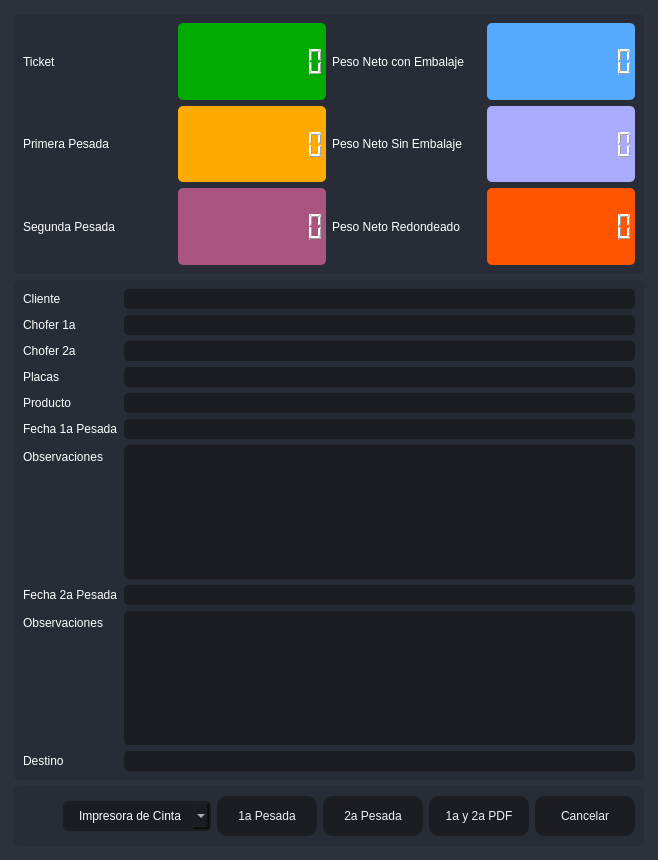
       <widget class="QFrame" name="frame_center">
        <property name="sizePolicy">
         <sizepolicy hsizetype="Expanding" vsizetype="Expanding">
          <horstretch>0</horstretch>
          <verstretch>0</verstretch>
         </sizepolicy>
        </property>
        <property name="styleSheet">
         <string notr="true">background-color: rgb(40, 44, 52);</string>
        </property>
        <property name="frameShape">
         <enum>QFrame::NoFrame</enum>
        </property>
        <property name="frameShadow">
         <enum>QFrame::Raised</enum>
        </property>
        <layout class="QHBoxLayout" name="horizontalLayout_2">
         <property name="spacing">
          <number>0</number>
         </property>
         <property name="leftMargin">
          <number>0</number>
         </property>
         <property name="topMargin">
          <number>0</number>
         </property>
         <property name="rightMargin">
          <number>0</number>
         </property>
         <property name="bottomMargin">
          <number>0</number>
         </property>
         <item>
          <widget class="QFrame" name="frame_content_right">
           <property name="styleSheet">
            <string notr="true">background-color: rgb(44, 49, 60);</string>
           </property>
           <property name="frameShape">
            <enum>QFrame::NoFrame</enum>
           </property>
           <property name="frameShadow">
            <enum>QFrame::Raised</enum>
           </property>
           <layout class="QVBoxLayout" name="verticalLayout_4">
            <property name="spacing">
             <number>0</number>
            </property>
            <property name="leftMargin">
             <number>0</number>
            </property>
            <property name="topMargin">
             <number>0</number>
            </property>
            <property name="rightMargin">
             <number>0</number>
            </property>
            <property name="bottomMargin">
             <number>0</number>
            </property>
            <item>
             <widget class="QFrame" name="frame_content">
              <property name="frameShape">
               <enum>QFrame::NoFrame</enum>
              </property>
              <property name="frameShadow">
               <enum>QFrame::Raised</enum>
              </property>
              <layout class="QVBoxLayout" name="verticalLayout_9">
               <property name="spacing">
                <number>0</number>
               </property>
               <property name="leftMargin">
                <number>5</number>
               </property>
               <property name="topMargin">
                <number>5</number>
               </property>
               <property name="rightMargin">
                <number>5</number>
               </property>
               <property name="bottomMargin">
                <number>5</number>
               </property>
               <item>
                <widget class="QStackedWidget" name="stackedWidget">
                 <property name="styleSheet">
                  <string notr="true">background: transparent;</string>
                 </property>
                 <property name="currentIndex">
                  <number>0</number>
                 </property>
                 <widget class="QWidget" name="page_home">
                  <layout class="QVBoxLayout" name="verticalLayout_10">
                   <item>
                    <widget class="QFrame" name="frame">
                     <property name="minimumSize">
                      <size>
                       <width>0</width>
                       <height>260</height>
                      </size>
                     </property>
                     <property name="maximumSize">
                      <size>
                       <width>16777215</width>
                       <height>260</height>
                      </size>
                     </property>
                     <property name="styleSheet">
                      <string notr="true">background-color: rgb(39, 44, 54);
border-radius: 5px;</string>
                     </property>
                     <property name="frameShape">
                      <enum>QFrame::StyledPanel</enum>
                     </property>
                     <property name="frameShadow">
                      <enum>QFrame::Raised</enum>
                     </property>
                     <layout class="QHBoxLayout" name="horizontalLayout_6">
                      <item>
                       <layout class="QGridLayout" name="gridLayout_2">
                        <item row="1" column="2">
                         <widget class="QLabel" name="label_5">
                          <property name="styleSheet">
                           <string notr="true">color: rgb(255, 255, 255);
font: 75 12pt &quot;MS Shell Dlg 2&quot;;</string>
                          </property>
                          <property name="text">
                           <string>Peso Neto Sin Embalaje</string>
                          </property>
                         </widget>
                        </item>
                        <item row="1" column="1">
                         <widget class="QLCDNumber" name="lcdNumber_3">
                          <property name="styleSheet">
                           <string notr="true">color: rgb(255, 255, 255);
background-color: rgb(255, 170, 0);</string>
                          </property>
                          <property name="digitCount">
                           <number>10</number>
                          </property>
                         </widget>
                        </item>
                        <item row="1" column="3">
                         <widget class="QLCDNumber" name="lcdNumber_4">
                          <property name="styleSheet">
                           <string notr="true">color: rgb(255, 255, 255);
background-color: rgb(170, 170, 255);</string>
                          </property>
                          <property name="digitCount">
                           <number>10</number>
                          </property>
                         </widget>
                        </item>
                        <item row="0" column="3">
                         <widget class="QLCDNumber" name="lcdNumber_1">
                          <property name="styleSheet">
                           <string notr="true">color: rgb(255, 255, 255);
background-color: rgb(85, 170, 255);</string>
                          </property>
                          <property name="digitCount">
                           <number>10</number>
                          </property>
                         </widget>
                        </item>
                        <item row="2" column="3">
                         <widget class="QLCDNumber" name="lcdNumber_6">
                          <property name="styleSheet">
                           <string notr="true">color: rgb(255, 255, 255);
background-color: rgb(255, 85, 0);</string>
                          </property>
                          <property name="digitCount">
                           <number>10</number>
                          </property>
                         </widget>
                        </item>
                        <item row="0" column="0">
                         <widget class="QLabel" name="label_2">
                          <property name="styleSheet">
                           <string notr="true">color: rgb(255, 255, 255);
font: 75 12pt &quot;MS Shell Dlg 2&quot;;</string>
                          </property>
                          <property name="text">
                           <string>Ticket</string>
                          </property>
                         </widget>
                        </item>
                        <item row="1" column="0">
                         <widget class="QLabel" name="label_4">
                          <property name="styleSheet">
                           <string notr="true">color: rgb(255, 255, 255);
font: 75 12pt &quot;MS Shell Dlg 2&quot;;</string>
                          </property>
                          <property name="text">
                           <string>Primera Pesada</string>
                          </property>
                         </widget>
                        </item>
                        <item row="0" column="1">
                         <widget class="QLCDNumber" name="lcdNumber_9">
                          <property name="styleSheet">
                           <string notr="true">color: rgb(255, 255, 255);
background-color: rgb(0, 170, 0);</string>
                          </property>
                          <property name="digitCount">
                           <number>10</number>
                          </property>
                         </widget>
                        </item>
                        <item row="2" column="0">
                         <widget class="QLabel" name="label_6">
                          <property name="styleSheet">
                           <string notr="true">color: rgb(255, 255, 255);
font: 75 12pt &quot;MS Shell Dlg 2&quot;;</string>
                          </property>
                          <property name="text">
                           <string>Segunda Pesada</string>
                          </property>
                         </widget>
                        </item>
                        <item row="0" column="2">
                         <widget class="QLabel" name="label_3">
                          <property name="styleSheet">
                           <string notr="true">color: rgb(255, 255, 255);
font: 75 12pt &quot;MS Shell Dlg 2&quot;;</string>
                          </property>
                          <property name="text">
                           <string>Peso Neto con Embalaje</string>
                          </property>
                         </widget>
                        </item>
                        <item row="2" column="2">
                         <widget class="QLabel" name="label_7">
                          <property name="styleSheet">
                           <string notr="true">color: rgb(255, 255, 255);
font: 75 12pt &quot;MS Shell Dlg 2&quot;;</string>
                          </property>
                          <property name="text">
                           <string>Peso Neto Redondeado</string>
                          </property>
                         </widget>
                        </item>
                        <item row="2" column="1">
                         <widget class="QLCDNumber" name="lcdNumber_7">
                          <property name="styleSheet">
                           <string notr="true">color: rgb(255, 255, 255);
background-color: rgb(170, 85, 127);</string>
                          </property>
                          <property name="digitCount">
                           <number>10</number>
                          </property>
                         </widget>
                        </item>
                       </layout>
                      </item>
                     </layout>
                    </widget>
                   </item>
                   <item>
                    <widget class="QFrame" name="frame_3">
                     <property name="minimumSize">
                      <size>
                       <width>0</width>
                       <height>160</height>
                      </size>
                     </property>
                     <property name="maximumSize">
                      <size>
                       <width>16777215</width>
                       <height>500</height>
                      </size>
                     </property>
                     <property name="styleSheet">
                      <string notr="true">background-color: rgb(39, 44, 54);
border-radius: 5px;</string>
                     </property>
                     <property name="frameShape">
                      <enum>QFrame::StyledPanel</enum>
                     </property>
                     <property name="frameShadow">
                      <enum>QFrame::Raised</enum>
                     </property>
                     <layout class="QVBoxLayout" name="verticalLayout_5">
                      <item>
                       <layout class="QFormLayout" name="formLayout">
                        <item row="0" column="0">
                         <widget class="QLabel" name="label_8">
                          <property name="styleSheet">
                           <string notr="true">color: rgb(255, 255, 255);
font: 75 12pt &quot;MS Shell Dlg 2&quot;;</string>
                          </property>
                          <property name="text">
                           <string>Cliente</string>
                          </property>
                         </widget>
                        </item>
                        <item row="0" column="1">
                         <widget class="QLineEdit" name="Cliente">
                          <property name="styleSheet">
                           <string notr="true">QLineEdit {
	background-color: rgb(27, 29, 35);
	border-radius: 5px;
	border: 2px solid rgb(27, 29, 35);
	padding-left: 10px;
	font: 75 12pt &quot;MS Shell Dlg 2&quot;;
	color: rgb(255, 255, 255);
}
QLineEdit:hover {
	border: 2px solid rgb(64, 71, 88);
}
QLineEdit:focus {
	border: 2px solid rgb(91, 101, 124);
}</string>
                          </property>
                          <property name="readOnly">
                           <bool>true</bool>
                          </property>
                         </widget>
                        </item>
                        <item row="1" column="0">
                         <widget class="QLabel" name="label_9">
                          <property name="styleSheet">
                           <string notr="true">color: rgb(255, 255, 255);
font: 75 12pt &quot;MS Shell Dlg 2&quot;;</string>
                          </property>
                          <property name="text">
                           <string>Chofer 1a</string>
                          </property>
                         </widget>
                        </item>
                        <item row="1" column="1">
                         <widget class="QLineEdit" name="Operador">
                          <property name="styleSheet">
                           <string notr="true">QLineEdit {
	background-color: rgb(27, 29, 35);
	border-radius: 5px;
	border: 2px solid rgb(27, 29, 35);
	padding-left: 10px;
	font: 75 12pt &quot;MS Shell Dlg 2&quot;;
	color: rgb(255, 255, 255);
}
QLineEdit:hover {
	border: 2px solid rgb(64, 71, 88);
}
QLineEdit:focus {
	border: 2px solid rgb(91, 101, 124);
}</string>
                          </property>
                          <property name="readOnly">
                           <bool>true</bool>
                          </property>
                         </widget>
                        </item>
                        <item row="3" column="0">
                         <widget class="QLabel" name="label_10">
                          <property name="styleSheet">
                           <string notr="true">color: rgb(255, 255, 255);
font: 75 12pt &quot;MS Shell Dlg 2&quot;;</string>
                          </property>
                          <property name="text">
                           <string>Placas</string>
                          </property>
                         </widget>
                        </item>
                        <item row="3" column="1">
                         <widget class="QLineEdit" name="Placas">
                          <property name="styleSheet">
                           <string notr="true">QLineEdit {
	background-color: rgb(27, 29, 35);
	border-radius: 5px;
	border: 2px solid rgb(27, 29, 35);
	padding-left: 10px;
	font: 75 12pt &quot;MS Shell Dlg 2&quot;;
	color: rgb(255, 255, 255);
}
QLineEdit:hover {
	border: 2px solid rgb(64, 71, 88);
}
QLineEdit:focus {
	border: 2px solid rgb(91, 101, 124);
}</string>
                          </property>
                          <property name="readOnly">
                           <bool>true</bool>
                          </property>
                         </widget>
                        </item>
                        <item row="4" column="0">
                         <widget class="QLabel" name="label_11">
                          <property name="styleSheet">
                           <string notr="true">color: rgb(255, 255, 255);
font: 75 12pt &quot;MS Shell Dlg 2&quot;;</string>
                          </property>
                          <property name="text">
                           <string>Producto</string>
                          </property>
                         </widget>
                        </item>
                        <item row="4" column="1">
                         <widget class="QLineEdit" name="Producto">
                          <property name="styleSheet">
                           <string notr="true">QLineEdit {
	background-color: rgb(27, 29, 35);
	border-radius: 5px;
	border: 2px solid rgb(27, 29, 35);
	padding-left: 10px;
	font: 75 12pt &quot;MS Shell Dlg 2&quot;;
	color: rgb(255, 255, 255);
}
QLineEdit:hover {
	border: 2px solid rgb(64, 71, 88);
}
QLineEdit:focus {
	border: 2px solid rgb(91, 101, 124);
}</string>
                          </property>
                          <property name="readOnly">
                           <bool>true</bool>
                          </property>
                         </widget>
                        </item>
                        <item row="5" column="0">
                         <widget class="QLabel" name="label_12">
                          <property name="styleSheet">
                           <string notr="true">color: rgb(255, 255, 255);
font: 75 12pt &quot;MS Shell Dlg 2&quot;;</string>
                          </property>
                          <property name="text">
                           <string>Fecha 1a Pesada</string>
                          </property>
                         </widget>
                        </item>
                        <item row="5" column="1">
                         <widget class="QLineEdit" name="EFecha">
                          <property name="styleSheet">
                           <string notr="true">QLineEdit {
	background-color: rgb(27, 29, 35);
	border-radius: 5px;
	border: 2px solid rgb(27, 29, 35);
	padding-left: 10px;
	font: 75 12pt &quot;MS Shell Dlg 2&quot;;
	color: rgb(255, 255, 255);
}
QLineEdit:hover {
	border: 2px solid rgb(64, 71, 88);
}
QLineEdit:focus {
	border: 2px solid rgb(91, 101, 124);
}</string>
                          </property>
                          <property name="readOnly">
                           <bool>true</bool>
                          </property>
                         </widget>
                        </item>
                        <item row="6" column="0">
                         <widget class="QLabel" name="label_13">
                          <property name="styleSheet">
                           <string notr="true">color: rgb(255, 255, 255);
font: 75 12pt &quot;MS Shell Dlg 2&quot;;</string>
                          </property>
                          <property name="text">
                           <string>Observaciones</string>
                          </property>
                         </widget>
                        </item>
                        <item row="6" column="1">
                         <widget class="QPlainTextEdit" name="ObservacionesCompra">
                          <property name="styleSheet">
                           <string notr="true">QPlainTextEdit {
	background-color: rgb(27, 29, 35);
	border-radius: 5px;
	padding: 10px;
    color: rgb(255, 255, 255);
	font: 75 12pt &quot;MS Shell Dlg 2&quot;;
}
QPlainTextEdit:hover {
	border: 2px solid rgb(64, 71, 88);
}
QPlainTextEdit:focus {
	border: 2px solid rgb(91, 101, 124);
}</string>
                          </property>
                          <property name="readOnly">
                           <bool>true</bool>
                          </property>
                         </widget>
                        </item>
                        <item row="7" column="0">
                         <widget class="QLabel" name="label_14">
                          <property name="styleSheet">
                           <string notr="true">color: rgb(255, 255, 255);
font: 75 12pt &quot;MS Shell Dlg 2&quot;;</string>
                          </property>
                          <property name="text">
                           <string>Fecha 2a Pesada</string>
                          </property>
                         </widget>
                        </item>
                        <item row="7" column="1">
                         <widget class="QLineEdit" name="SFecha">
                          <property name="styleSheet">
                           <string notr="true">QLineEdit {
	background-color: rgb(27, 29, 35);
	border-radius: 5px;
	border: 2px solid rgb(27, 29, 35);
	padding-left: 10px;
	font: 75 12pt &quot;MS Shell Dlg 2&quot;;
	color: rgb(255, 255, 255);
}
QLineEdit:hover {
	border: 2px solid rgb(64, 71, 88);
}
QLineEdit:focus {
	border: 2px solid rgb(91, 101, 124);
}</string>
                          </property>
                          <property name="readOnly">
                           <bool>true</bool>
                          </property>
                         </widget>
                        </item>
                        <item row="8" column="0">
                         <widget class="QLabel" name="label_15">
                          <property name="styleSheet">
                           <string notr="true">color: rgb(255, 255, 255);
font: 75 12pt &quot;MS Shell Dlg 2&quot;;</string>
                          </property>
                          <property name="text">
                           <string>Observaciones</string>
                          </property>
                         </widget>
                        </item>
                        <item row="8" column="1">
                         <widget class="QPlainTextEdit" name="ObservacionesCompra2">
                          <property name="styleSheet">
                           <string notr="true">QPlainTextEdit {
	background-color: rgb(27, 29, 35);
	border-radius: 5px;
	padding: 10px;
    color: rgb(255, 255, 255);
	font: 75 12pt &quot;MS Shell Dlg 2&quot;;
}
QPlainTextEdit:hover {
	border: 2px solid rgb(64, 71, 88);
}
QPlainTextEdit:focus {
	border: 2px solid rgb(91, 101, 124);
}</string>
                          </property>
                          <property name="lineWrapMode">
                           <enum>QPlainTextEdit::WidgetWidth</enum>
                          </property>
                          <property name="readOnly">
                           <bool>true</bool>
                          </property>
                         </widget>
                        </item>
                        <item row="9" column="0">
                         <widget class="QLabel" name="label_16">
                          <property name="styleSheet">
                           <string notr="true">color: rgb(255, 255, 255);
font: 75 12pt &quot;MS Shell Dlg 2&quot;;</string>
                          </property>
                          <property name="text">
                           <string>Destino</string>
                          </property>
                         </widget>
                        </item>
                        <item row="9" column="1">
                         <widget class="QLineEdit" name="Destino">
                          <property name="styleSheet">
                           <string notr="true">QLineEdit {
	background-color: rgb(27, 29, 35);
	border-radius: 5px;
	border: 2px solid rgb(27, 29, 35);
	padding-left: 10px;
	font: 75 12pt &quot;MS Shell Dlg 2&quot;;
	color: rgb(255, 255, 255);
}
QLineEdit:hover {
	border: 2px solid rgb(64, 71, 88);
}
QLineEdit:focus {
	border: 2px solid rgb(91, 101, 124);
}</string>
                          </property>
                          <property name="readOnly">
                           <bool>true</bool>
                          </property>
                         </widget>
                        </item>
                        <item row="2" column="0">
                         <widget class="QLabel" name="label_17">
                          <property name="styleSheet">
                           <string notr="true">color: rgb(255, 255, 255);
font: 75 12pt &quot;MS Shell Dlg 2&quot;;</string>
                          </property>
                          <property name="text">
                           <string>Chofer 2a</string>
                          </property>
                         </widget>
                        </item>
                        <item row="2" column="1">
                         <widget class="QLineEdit" name="Operador2a">
                          <property name="styleSheet">
                           <string notr="true">QLineEdit {
	background-color: rgb(27, 29, 35);
	border-radius: 5px;
	border: 2px solid rgb(27, 29, 35);
	padding-left: 10px;
	font: 75 12pt &quot;MS Shell Dlg 2&quot;;
	color: rgb(255, 255, 255);
}
QLineEdit:hover {
	border: 2px solid rgb(64, 71, 88);
}
QLineEdit:focus {
	border: 2px solid rgb(91, 101, 124);
}</string>
                          </property>
                          <property name="readOnly">
                           <bool>true</bool>
                          </property>
                         </widget>
                        </item>
                       </layout>
                      </item>
                     </layout>
                    </widget>
                   </item>
                   <item>
                    <widget class="QFrame" name="frame_2">
                     <property name="minimumSize">
                      <size>
                       <width>0</width>
                       <height>60</height>
                      </size>
                     </property>
                     <property name="maximumSize">
                      <size>
                       <width>16777215</width>
                       <height>60</height>
                      </size>
                     </property>
                     <property name="styleSheet">
                      <string notr="true">background-color: rgb(39, 44, 54);
border-radius: 5px;</string>
                     </property>
                     <property name="frameShape">
                      <enum>QFrame::StyledPanel</enum>
                     </property>
                     <property name="frameShadow">
                      <enum>QFrame::Raised</enum>
                     </property>
                     <layout class="QHBoxLayout" name="horizontalLayout_9">
                      <item>
                       <layout class="QGridLayout" name="gridLayout">
                        <item row="0" column="2">
                         <widget class="QPushButton" name="btn_guardar">
                          <property name="minimumSize">
                           <size>
                            <width>100</width>
                            <height>40</height>
                           </size>
                          </property>
                          <property name="styleSheet">
                           <string notr="true">QPushButton {
	border-color: rgb(27, 29, 35);
	font: 75 10pt &quot;MS Shell Dlg 2&quot;;
	color: rgb(240, 240, 240);
	background-color: rgb(27, 29, 35);
	border: 0px solid;
	border-radius: 10px;	
}
QPushButton:hover {
	background-color:rgb(44, 49, 60);
	border-color: rgb(27, 29, 35);
	border: 2px solid;
}</string>
                          </property>
                          <property name="text">
                           <string>1a Pesada</string>
                          </property>
                         </widget>
                        </item>
                        <item row="0" column="5">
                         <widget class="QPushButton" name="btnr">
                          <property name="minimumSize">
                           <size>
                            <width>100</width>
                            <height>40</height>
                           </size>
                          </property>
                          <property name="styleSheet">
                           <string notr="true">QPushButton {
	border-color: rgb(27, 29, 35);
	font: 75 10pt &quot;MS Shell Dlg 2&quot;;
	color: rgb(240, 240, 240);
	background-color: rgb(27, 29, 35);
	border: 0px solid;
	border-radius: 10px;	
}
QPushButton:hover {
	background-color:rgb(44, 49, 60);
	border-color: rgb(27, 29, 35);
	border: 2px solid;
}</string>
                          </property>
                          <property name="text">
                           <string>Cancelar</string>
                          </property>
                         </widget>
                        </item>
                        <item row="0" column="3">
                         <widget class="QPushButton" name="btn_guardar2">
                          <property name="minimumSize">
                           <size>
                            <width>100</width>
                            <height>40</height>
                           </size>
                          </property>
                          <property name="styleSheet">
                           <string notr="true">QPushButton {
	border-color: rgb(27, 29, 35);
	font: 75 10pt &quot;MS Shell Dlg 2&quot;;
	color: rgb(240, 240, 240);
	background-color: rgb(27, 29, 35);
	border: 0px solid;
	border-radius: 10px;	
}
QPushButton:hover {
	background-color:rgb(44, 49, 60);
	border-color: rgb(27, 29, 35);
	border: 2px solid;
}</string>
                          </property>
                          <property name="text">
                           <string>2a Pesada</string>
                          </property>
                         </widget>
                        </item>
                        <item row="0" column="1">
                         <widget class="QComboBox" name="comboBox_impresora">
                          <property name="styleSheet">
                           <string notr="true">QComboBox{
	background-color: rgb(27, 29, 35);
	border-radius: 5px;
	border: 2px solid rgb(27, 29, 35);
	padding: 5px;
	padding-left: 14px;
	color: rgb(255, 255, 255);
    font: 75 12pt &quot;MS Shell Dlg 2&quot;;
}
QComboBox:hover{
	border: 2px solid rgb(64, 71, 88);
}
QComboBox QAbstractItemView {
	color: rgb(85, 170, 255);	
	background-color: rgb(27, 29, 35);
	padding: 10px;
	selection-background-color: rgb(39, 44, 54);
}</string>
                          </property>
                          <item>
                           <property name="text">
                            <string>Impresora de Cinta</string>
                           </property>
                          </item>
                          <item>
                           <property name="text">
                            <string>Impresora Windows</string>
                           </property>
                          </item>
                         </widget>
                        </item>
                        <item row="0" column="0">
                         <spacer name="horizontalSpacer">
                          <property name="orientation">
                           <enum>Qt::Horizontal</enum>
                          </property>
                          <property name="sizeHint" stdset="0">
                           <size>
                            <width>40</width>
                            <height>20</height>
                           </size>
                          </property>
                         </spacer>
                        </item>
                        <item row="0" column="4">
                         <widget class="QPushButton" name="btn_1a2a">
                          <property name="minimumSize">
                           <size>
                            <width>100</width>
                            <height>40</height>
                           </size>
                          </property>
                          <property name="styleSheet">
                           <string notr="true">QPushButton {
	border-color: rgb(27, 29, 35);
	font: 75 10pt &quot;MS Shell Dlg 2&quot;;
	color: rgb(240, 240, 240);
	background-color: rgb(27, 29, 35);
	border: 0px solid;
	border-radius: 10px;	
}
QPushButton:hover {
	background-color:rgb(44, 49, 60);
	border-color: rgb(27, 29, 35);
	border: 2px solid;
}</string>
                          </property>
                          <property name="text">
                           <string>1a y 2a PDF</string>
                          </property>
                         </widget>
                        </item>
                       </layout>
                      </item>
                     </layout>
                    </widget>
                   </item>
                  </layout>
                 </widget>
                </widget>
               </item>
              </layout>
             </widget>
            </item>
           </layout>
          </widget>
         </item>
        </layout>
       </widget>
